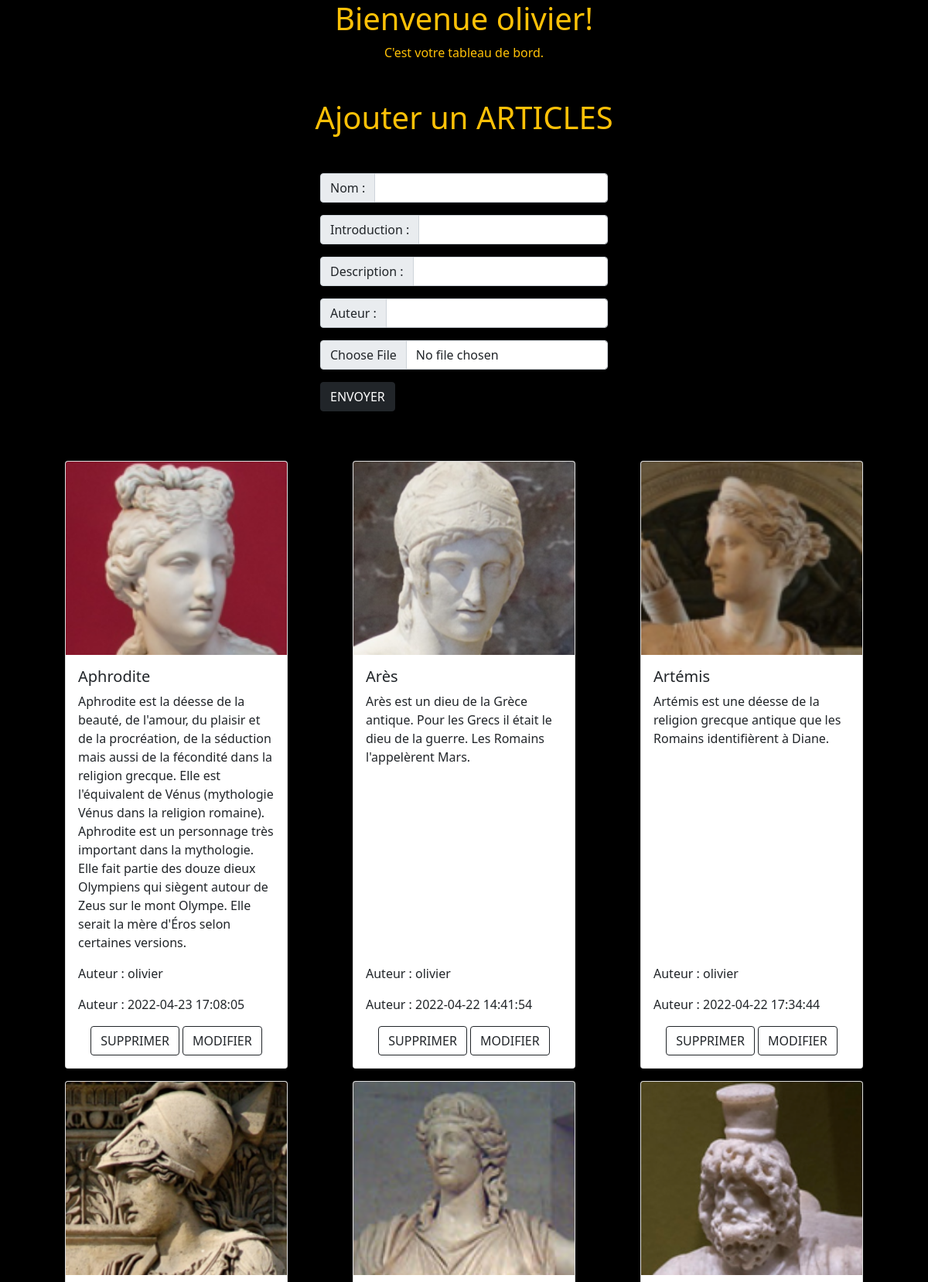
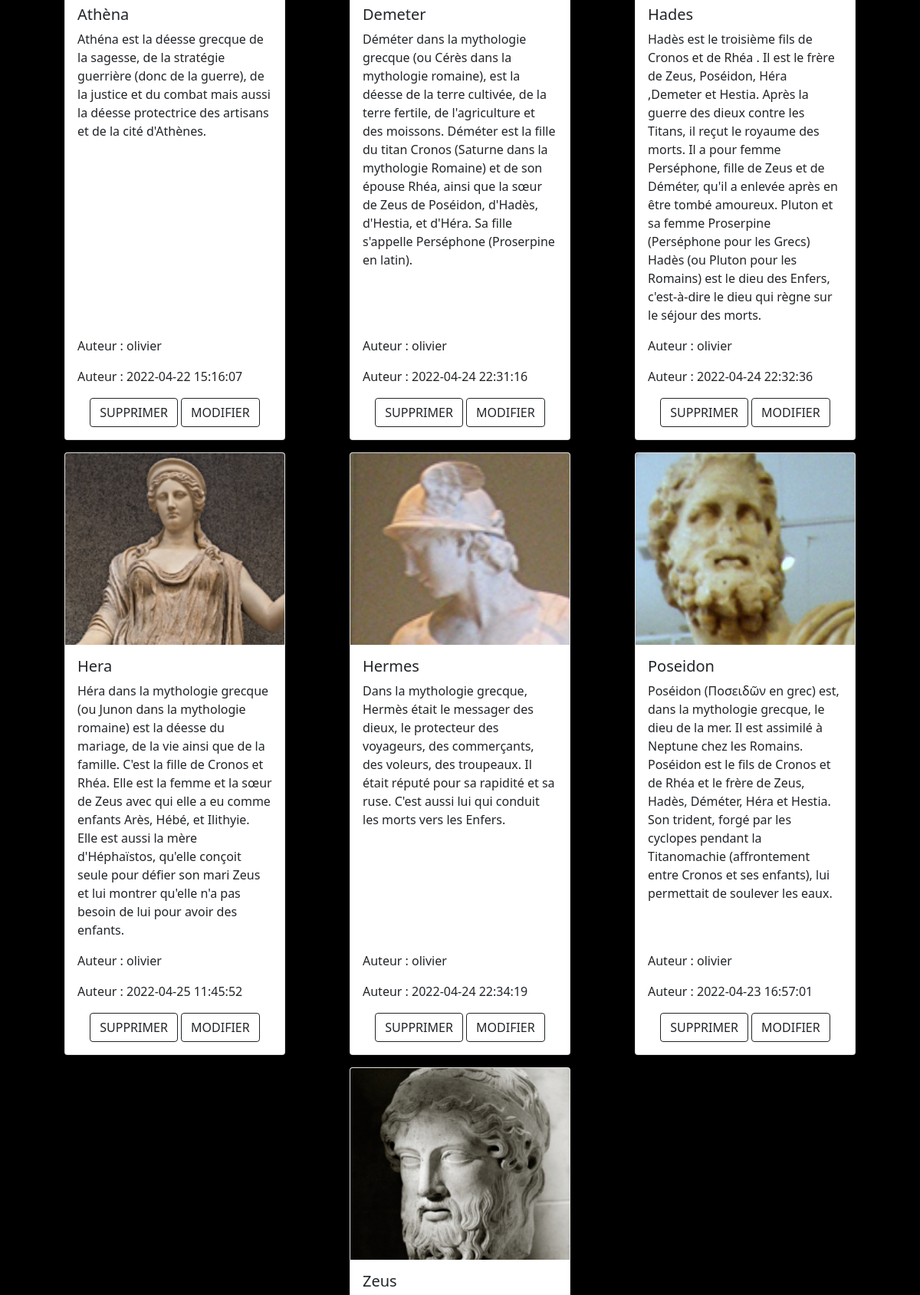
The app's page /pageAdmin.php (signed in, upper part) with its own data (2 pictures, top to bottom).
### tables this page shows
CREATE TABLE IF NOT EXISTS `articles` (
  `id_users` int(11) NOT NULL AUTO_INCREMENT,
  `users_name` varchar(100) NOT NULL,
  `users_intro` longtext NOT NULL,
  `users_descri` longtext NOT NULL,
  `users_mail` varchar(100) NOT NULL,
  `users_img` varchar(100) NOT NULL,
  `users_date` datetime NOT NULL DEFAULT CURRENT_TIMESTAMP,
  PRIMARY KEY (`id_users`)
);

### GestionARTICLES/requete.php (called while the page is built, shortened)
<?php
function requete_displayUsers()
{
    $db = connexion_BD();
    $sql = "SELECT * FROM articles ORDER BY users_name";
    $req = $db->prepare($sql);
    $req->execute([]);
    $data = $req->fetchAll(PDO::FETCH_OBJ);
    return $data;
}

### pageAdmin.php (the view, shortened to what this page needs)
<!DOCTYPE html>
<html lang="fr">
<head>
    <link href="https://cdn.jsdelivr.net/npm/bootstrap@5.1.3/dist/css/bootstrap.min.css" rel="stylesheet">
</head>
<body class="bg-black">
    <div class="sucess text-center text-warning">
        <h1>Bienvenue <?php echo $_SESSION['admin_name']; ?>!</h1>
        <p>C'est votre tableau de bord.</p>
    </div>
    <?php
    include "./GestionARTICLES/requete.php";
    $users = requete_displayUsers();
    ?>
    <h1 class="text-center my-5 text-warning">Ajouter un ARTICLES</h1>
    <div class="container mb-5">
        <div class="d-flex flex-row">
            <div class="col-4"></div>
            <div class="col-4">
                <form action="./GestionARTICLES/traitement_ajout_user.php" method="POST" enctype="multipart/form-data">
                    <div class="input-group mb-3">
                        <label for="name" class="input-group-text">Nom :</label>
                        <input type="text" name="name" id="name" class="form-control">
                    </div>
                    <div class="input-group mb-3">
                        <label for="intro" class="input-group-text">Introduction :</label>
                        <input type="text" name="intro" id="intro" class="form-control">
                    </div>
                    <div class="input-group mb-3">
                        <label for="descri" class="input-group-text">Description :</label>
                        <input type="text" name="descri" id="descri" class="form-control">
                    </div>
                    <div class="input-group mb-3">
                        <label for="mail" class="input-group-text">Auteur :</label>
                        <input type="text" name="mail" id="mail" class="form-control">
                    </div>
                    <div class="input-group mb-3">
                        <input type="file" name="img" class="form-control" id="inputGroupFile04" aria-describedby="inputGroupFileAddon04" aria-label="Upload">
                    </div>
                    <div class="input-group mb-3">
                        <button class="btn btn-dark">ENVOYER</button>
                    </div>
                </form>
            </div>
            <div class="col-4"></div>
        </div>
    </div>
        <div class="container">
            <div class="d-flex flex-wrap">
                <?php
                foreach ($users as $value) {
                ?>
                    <div class=" card mx-auto mb-3" style="width: 18rem;">
                        <img src="./GestionARTICLES/images/<?= htmlspecialchars($value->users_img) ?>" class="card-img-top" alt="..." style="object-fit: cover; height: 250px;">
                        <div class="card-body" style="height: auto;">
                            <h5 class="card-title"><?= htmlspecialchars($value->users_name) ?></h5>
                            <a href="./GestionARTICLES/index.php" class="text-dark text-decoration-none card-text"><?= htmlspecialchars($value->users_intro) ?></a>
                        </div>
                        <div>
                            <p class="card-text ms-3 mb-3">Auteur : <?= htmlspecialchars($value->users_mail) ?></p>
                            <p class="card-text ms-3 mb-3">Auteur : <?= htmlspecialchars($value->users_date) ?></p>
                        </div>
                        <div class="text-center mb-3">
                            <a href="../pageAdmin.php?id=<?= $value->id_users ?>" class="btn btn-outline-dark">SUPPRIMER</a>
                            <a href="./GestionARTICLES/modifier.php?name=<?= $value->users_name ?>&intro=<?= $value->users_intro ?>&descri=<?= $value->users_descri ?>&mail=<?= $value->users_mail ?>&img=<?= $value->users_img ?>&id=<?= $value->id_users ?>" class="btn btn-outline-dark">MODIFIER</a>
                        </div>
                    </div>
                <?php
                }
                ?>
            </div>
        </div>
</body>
</html>

### records on screen
articles: users_img (picture), users_name "Aphrodite", users_intro "Aphrodite est la déesse de la beauté, de l'amour, du plaisir et de la procréation, de la séduction mais aussi de la fécondité dans la religion grecque. Elle est l'équivalent de Vénus (mythologie Vénus dans la religion romaine). Aphrodite est un personnage très important dans la mythologie. Elle fait partie des douze dieux Olympiens qui siègent autour de Zeus sur le mont Olympe. Elle serait la mère d'Éros selon certaines versions.", users_mail "olivier", users_date "2022-04-23 17:08:05"
articles: users_img (picture), users_name "Arès", users_intro "Arès est un dieu de la Grèce antique. Pour les Grecs il était le dieu de la guerre. Les Romains l'appelèrent Mars.", users_mail "olivier", users_date "2022-04-22 14:41:54"
articles: users_img (picture), users_name "Artémis", users_intro "Artémis est une déesse de la religion grecque antique que les Romains identifièrent à Diane.", users_mail "olivier", users_date "2022-04-22 17:34:44"
articles: users_img (picture), users_name "Athèna", users_intro "Athéna est la déesse grecque de la sagesse, de la stratégie guerrière (donc de la guerre), de la justice et du combat mais aussi la déesse protectrice des artisans et de la cité d'Athènes.", users_mail "olivier", users_date "2022-04-22 15:16:07"
articles: users_img (picture), users_name "Demeter", users_intro "Déméter dans la mythologie grecque (ou Cérès dans la mythologie romaine), est la déesse de la terre cultivée, de la terre fertile, de l'agriculture et des moissons. Déméter est la fille du titan Cronos (Saturne dans la mythologie Romaine) et de son épouse Rhéa, ainsi que la sœur de Zeus de Poséidon, d'Hadès, d'Hestia, et d'Héra. Sa fille s'appelle Perséphone (Proserpine en latin).", users_mail "olivier", users_date "2022-04-24 22:31:16"
articles: users_img (picture), users_name "Hades", users_intro "Hadès est le troisième fils de Cronos et de Rhéa . Il est le frère de Zeus, Poséidon, Héra ,Demeter et Hestia. Après la guerre des dieux contre les Titans, il reçut le royaume des morts. Il a pour femme Perséphone, fille de Zeus et de Déméter, qu'il a enlevée après en être tombé amoureux. Pluton et sa femme Proserpine (Perséphone pour les Grecs) Hadès (ou Pluton pour les Romains) est le dieu des Enfers, c'est-à-dire le dieu qui règne sur le séjour des morts.", users_mail "olivier", users_date "2022-04-24 22:32:36"
articles: users_img (picture), users_name "Hera", users_intro "Héra dans la mythologie grecque (ou Junon dans la mythologie romaine) est la déesse du mariage, de la vie ainsi que de la famille. C'est la fille de Cronos et Rhéa. Elle est la femme et la sœur de Zeus avec qui elle a eu comme enfants Arès, Hébé, et Ilithyie. Elle est aussi la mère d'Héphaïstos, qu'elle conçoit seule pour défier son mari Zeus et lui montrer qu'elle n'a pas besoin de lui pour avoir des enfants.", users_mail "olivier", users_date "2022-04-25 11:45:52"
articles: users_img (picture), users_name "Hermes", users_intro "Dans la mythologie grecque, Hermès était le messager des dieux, le protecteur des voyageurs, des commerçants, des voleurs, des troupeaux. Il était réputé pour sa rapidité et sa ruse. C'est aussi lui qui conduit les morts vers les Enfers.", users_mail "olivier", users_date "2022-04-24 22:34:19"
articles: users_img (picture), users_name "Poseidon", users_intro "Poséidon (Ποσειδῶν en grec) est, dans la mythologie grecque, le dieu de la mer. Il est assimilé à Neptune chez les Romains. Poséidon est le fils de Cronos et de Rhéa et le frère de Zeus, Hadès, Déméter, Héra et Hestia. Son trident, forgé par les cyclopes pendant la Titanomachie (affrontement entre Cronos et ses enfants), lui permettait de soulever les eaux.", users_mail "olivier", users_date "2022-04-23 16:57:01"
articles: users_img (picture), users_name "Zeus"
